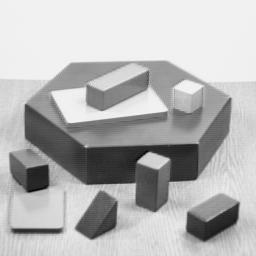
#> input picture resources/img/blox.jpg, 256 x 256 px
$ python testmatplotlib.py
#> lines starting #> are read from the running program, lines starting #| are printed output that depends on the picture
import cv2
import numpy as np
import matplotlib   #needed to get_backend()
import matplotlib.pyplot as plt

print(matplotlib.get_backend())
plt.plot((1, 4, 6, 2, 10))
plt.show()
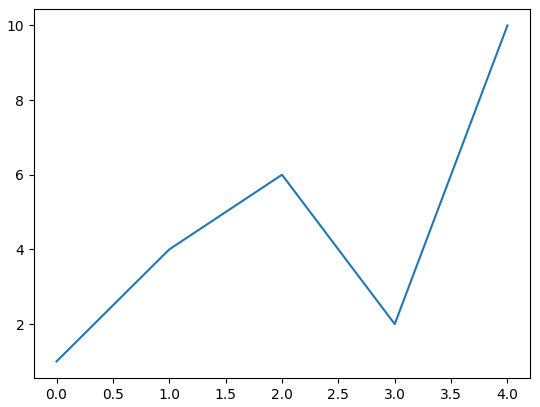
#> figure drawn by matplotlib, 1 panel

# This plot won't show until prev plot closed
plt.plot((2, 4, 6, 8, 10))
plt.show()
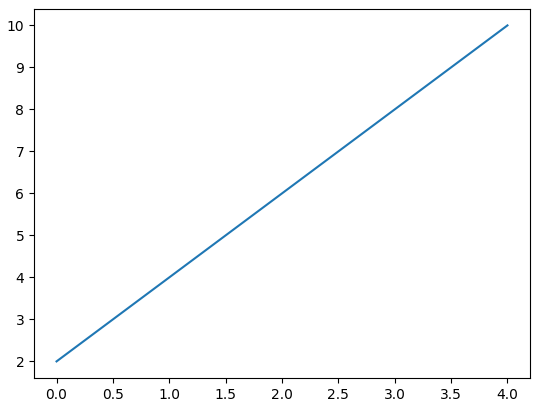
#> figure drawn by matplotlib, 1 panel

# Read image as gray scale.
cb_img = cv2.imread("resources/img/blox.jpg", 0)
#> cb_img is the input picture: shape (256, 256); min 0, max 252, mean 182.8

# Set color map to gray scale for proper rendering.
plt.imshow(cb_img, cmap="gray")
plt.show() # required in regular progs to show the plot
# but is NOT usually required in Jupyter

img_bgr = cv2.imread("resources/img/pic5.png", cv2.IMREAD_COLOR)
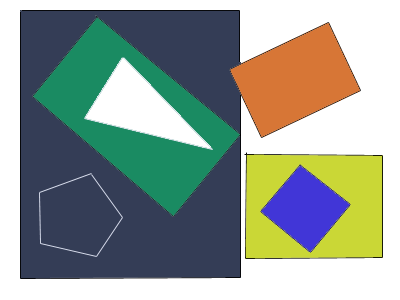
#> input picture resources/img/pic5.png, 400 x 300 px
#> img_bgr is the input picture: shape (300, 400, 3); mean B, G, R 146.7, 155.8, 145.2
img_rgb_a = cv2.cvtColor(img_bgr, cv2.COLOR_BGR2RGB)

img_bgr = cv2.imread("resources/img/baboon.jpg", cv2.IMREAD_COLOR)
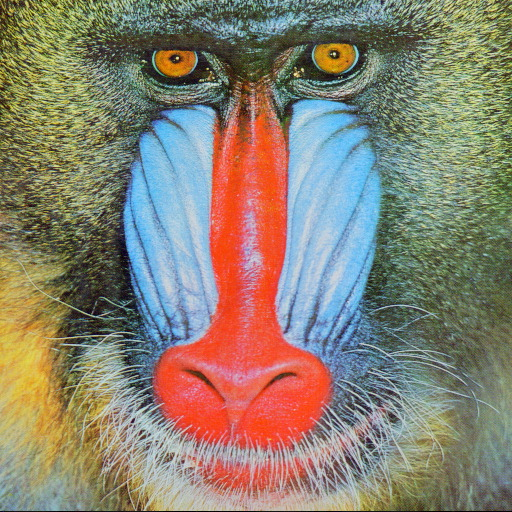
#> input picture resources/img/baboon.jpg, 512 x 512 px
#> img_bgr is the input picture: shape (512, 512, 3); mean B, G, R 112.9, 129.1, 137.1
img_rgb_b = cv2.cvtColor(img_bgr, cv2.COLOR_BGR2RGB)

img_bgr = cv2.imread("resources/img/butterfly.jpg", cv2.IMREAD_COLOR)
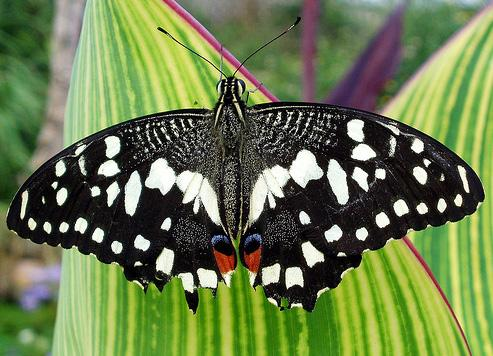
#> input picture resources/img/butterfly.jpg, 493 x 356 px
#> img_bgr is the input picture: shape (356, 493, 3); mean B, G, R 77.2, 123.6, 107
img_rgb_c = cv2.cvtColor(img_bgr, cv2.COLOR_BGR2RGB)


plt.figure(figsize=[15, 5])
plt.subplot(131); plt.imshow(img_rgb_a); plt.title("pic5");
plt.subplot(132); plt.imshow(img_rgb_b); plt.title("baboon");
plt.subplot(133); plt.imshow(img_rgb_c); plt.title("butterfly");
plt.show() # needs the trailing plt.show()
